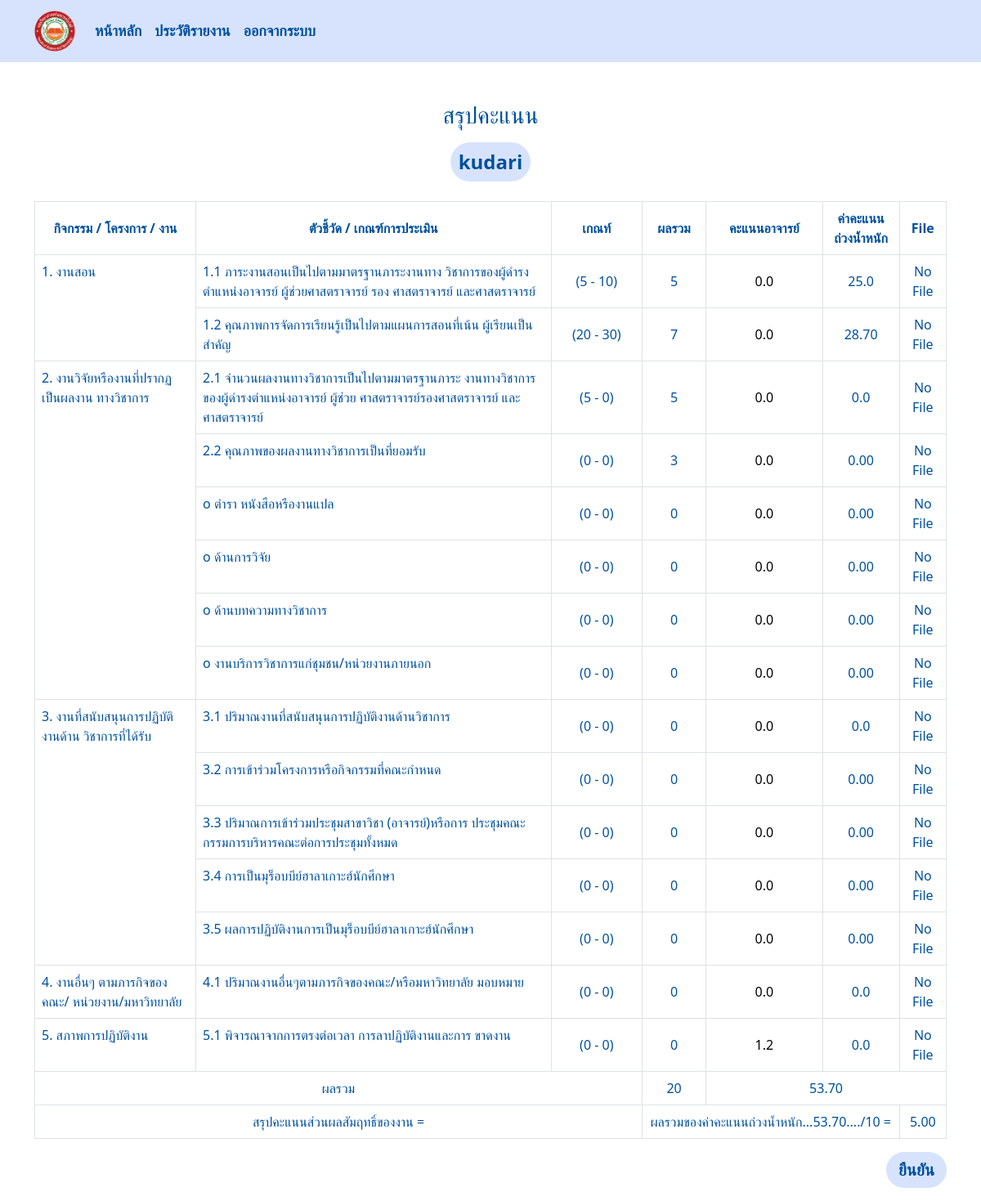
The app's page /conclusion/8/ with its own data.
### managesystem/models.py (models this page shows, shortened)
class Employee(models.Model):
    username = models.OneToOneField(User, on_delete=models.CASCADE)
    POSITION_CHOICES = [
        ('Dean', 'Dean'),
        ('Lecturer', 'Lecturer'),
        ('Researcher', 'Researcher'),
    ]
    position = models.CharField(max_length=50, choices=POSITION_CHOICES)
    profile = models.FileField(upload_to='profile/', blank=True, null=True)

class Result(models.Model):
    employee = models.ForeignKey(Employee, on_delete=models.CASCADE)
    work = models.ForeignKey(Setunit, on_delete=models.CASCADE)
    term1 = models.PositiveIntegerField(default=0)
    term2 = models.PositiveIntegerField(default=0)
    total = models.PositiveIntegerField(default=0)
    employee_score = models.FloatField(default=0.0)
    dean_score = models.FloatField(default=0.0)
    result_score = models.FloatField(default=0.0)
    file = models.FileField(upload_to=user_directory_path, blank=True, null=True)

class Work(models.Model):
    name = models.CharField(max_length=100) ### col for กิจกรรม
    description = models.TextField() ### col for ตัวชี่วัด

class Setunit(models.Model):
    name = models.ForeignKey(Work,on_delete=models.CASCADE) ### ตำแหน่ง
    minunit = models.PositiveIntegerField(default=0) ### ค่าน้ำหนักตำ
    maxunit = models.PositiveIntegerField(default=0) ### สูง
    POSITION_CHOICES = [
        ('Dean', 'Dean'),
        ('Lecturer', 'Lecturer'),
        ('Researcher', 'Researcher'),
    ]
    position = models.CharField(max_length=50, choices=POSITION_CHOICES)

### managesystem/views.py (the view, shortened to what this page needs)
# urls.py: path('conclusion/<int:employee_id>/', views.conclusion_view, name='conclusion'),
def conclusion_view(request, employee_id):
    employee = get_object_or_404(Employee, id=employee_id)
    results = Result.objects.filter(employee=employee)
    grouped_works = {key: list(group) for key, group in itertools.groupby(results, key=lambda x: x.work.name.name)}
    total_sum = (results.aggregate(Sum('total'))['total__sum'] or 0)
    score_sum = (results.aggregate(Sum('result_score'))['result_score__sum'] or 0)
    result_sum = int(score_sum / 10)
    context = {
        'grouped_works': grouped_works,
        'employee': employee,
        'total_sum': total_sum,
        'score_sum': score_sum,
        'result_sum': result_sum
    }
    return render(request,"conclusion.html", context)

### templates/conclusion.html (shortened to what this page needs)
{% include 'navbar.html' %}
<!DOCTYPE html>
<html lang="en">
<head>
    {% load static %}
    <link rel="stylesheet" href="{% static 'css/conclusion.css' %}">
</head>
<body>
    <div class="container mt-5">
        <h3 class="text-center mb-3">สรุปคะแนน</h3>
        <div class="text-center">
        <h3 class="mb-4 name">{{employee.username.first_name}} {{employee.username.last_name}}</h3>
    </div>
        <div class="table-responsive">
            <form action="" method="POST">
                <table id="workdata-table" class="table table-bordered">
                    <thead class="thead-dark">
                        <tr class="text-center align-middle">
                            <th data-filter="true" data-filter-type="select">กิจกรรม / โครงการ / งาน</th>
                            <th data-filter="true" data-filter-type="select">ตัวชี้วัด / เกณฑ์การประเมิน</th>
                            <th data-filter="true" data-filter-type="select">เกณท์</th>
                            <th data-filter="true" data-filter-type="select">ผลรวม</th>
                            <th data-filter="true" data-filter-type="select">คะแนนอาจารย์</th>
                            <th id="sem2Header" data-filter="true" data-filter-type="select">ค่าคะแนนถ่วงน้ำหนัก</th>
                            <th id="sem2Header" data-filter="true" data-filter-type="select">File</th>
                        </tr>
                    </thead>
                    <tbody>
                        {% for group_name, group_works in grouped_works.items %}
                        <tr>
                            <td rowspan="{{ group_works|length }}">{{ group_name }}</td>
                            <td name="{{group_works.0.work.name.id}}">{{ group_works.0.work.name.description }}</td>
                            <td class="text-center align-middle" style="width: 10%;">
                                ({{group_works.0.total}} - {{group_works.0.work.maxunit}})
                            </td>
                            <td class="text-center align-middle" style="width: 7%;">
                                {{group_works.0.total}}
                            </td>
                            <td  class="align-middle text-center">
                                {% if user.employee.position == 'Dean' %}
                                    {% if user.first_name == employee.username.first_name   %}
                                    <input class="text-center" type="float" value="{{ group_works.0.employee_score }}" name="employee_score_{{ group_works.0.id }}">
                                    {% else %}
                                    {{ group_works.0.employee_score }}
                                    {% endif %}
                                {% else %}
                                <input class="text-center" type="float" value="{{ group_works.0.employee_score }}" name="employee_score_{{ group_works.0.id }}">
                                {% endif %}
                            </td>
                            <td  data-id="{{ group_works.0.id }}" class="text-center align-middle">{{group_works.0.result_score}}</td>
                            <td class="text-center align-middle">
                            {% if group_works.0.file %}
                                <a href="{% url 'download_file' group_works.0.id %}">ดาวน์โหลด</a>
                            {% else %}
                                No File
                            {% endif %}</td>
                        </tr>
                            {% for work in group_works|slice:"1:" %}
                                    <tr>
                                        <td>{{ work.work.name.description }}</td>
                                            <td class="text-center align-middle" style="width: 10%;">
                                                ({{work.work.minunit}} - {{work.work.maxunit}})
                                            </td>
                                        <td  class="text-center align-middle">
                                            {{work.total}}
                                        </td>
                                        <td  class="align-middle text-center">
                                            {% if user.employee.position == 'Dean' %}
                                                {% if user.first_name == employee.username.first_name   %}
                                                <input class="text-center" type="float" value="{{ work.employee_score }}" name="employee_score_{{work.id}}">
                                                {% else %}
                                                {{ work.employee_score }}
                                                {% endif %}
                                            {% else %}
                                            <input class="text-center" type="float" value="{{ work.employee_score }}" name="employee_score_{{work.id}}">
                                            {% endif %}
                                        </td>
                                        <td data-id="{{ work.id }}" class="text-center align-middle">
                                            {{work.result_score|floatformat:2 }}
                                        </td>
                                        <td class="text-center align-middle">
                                        {% if work.file %}
                                            <a href="{% url 'download_file' work.id %}">ดาวน์โหลด</a>
                                        {% else %}
                                            No File
                                        {% endif %}</td>
                                    </tr>
                                    {% endfor %}
                                    {% endfor %}
                                    <tr class="text-center align-middle">
                                        <td class="text-right" colspan="3">ผลรวม</td>
                                        <td>{{ total_sum }}</td>
                                        <td colspan="4">{{ score_sum|floatformat:2 }}</td>
                                    </tr>
                                    <tr class="text-center align-middle">
                                        <td class="text-left" colspan="3">สรุปคะแนนส่วนผลสัมฤทธิ์ของงาน = </td>
                                        <td colspan="3"> ผลรวมของค่าคะแนนถ่วงน้ำหนัก...{{ score_sum|floatformat:2 }}..../10 =</td>
                                        <td colspan="2">{{ result_sum|floatformat:2 }}</td>
                                    </tr>
                        </tbody>
                    </table>
                        <div class="d-flex justify-content-end mb-3">
                            <button type="submit" style="border-radius: 50px; font-size: 20px;">ยืนยัน</button>
                        </div>
                </form>
        </div>
    </div>
</body>
</html>

### static/css/conclusion.css (style rules this page uses)
h1,h2,h3,h4,h5,h6,p,td,th { color: #00509D; }
button { background-color: #D7E3FC; border: 0px; padding: 7px 15px; color: #00509D; font-weight: bold; }
.container .name { display: inline-block; font-size: 24px; background-color: #D7E3FC; border-radius: 50px; padding: 10px; font-weight: bold; }
input { background: none; border: none; width: 100%; }

### records on screen
Employee: username.first_name "kudari"
Result: name "1. งานสอน", work.description "1.1 ภาระงานสอนเป็นไปตามมาตรฐานภาระงานทาง วิชาการของผู้ดำรงตำแหน่งอาจารย์ ผู้ช่วยศาสตราจารย์ รอง ศาสตราจารย์ และศาสตราจารย์", total "5", work.maxunit "10", employee_score "0.0", result_score "25.0", file "No File"
Result: work.name.description "1.2 คุณภาพการจัดการเรียนรู้เป็นไปตามแผนการสอนที่เน้น ผู้เรียนเป็นสำคัญ", work.minunit "20", work.maxunit "30", total "7", employee_score "0.0", result_score "28.70", file "No File"
Result: name "2. งานวิจัยหรืองานที่ปรากฏเป็นผลงาน ทางวิชาการ", work.description "2.1 จำนวนผลงานทางวิชาการเป็นไปตามมาตรฐานภาระ งานทางวิชาการของผู้ดำรงตำแหน่งอาจารย์ ผู้ช่วย ศาสตราจารย์รองศาสตราจารย์ และศาสตราจารย์", total "5", work.maxunit "0", employee_score "0.0", result_score "0.0", file "No File"
Result: work.name.description "2.2 คุณภาพของผลงานทางวิชาการเป็นที่ยอมรับ", work.minunit "0", work.maxunit "0", total "3", employee_score "0.0", result_score "0.00", file "No File"
Result: work.name.description "o ตำรา หนังสือหรืองานแปล", work.minunit "0", work.maxunit "0", total "0", employee_score "0.0", result_score "0.00", file "No File"
Result: work.name.description "o ด้านการวิจัย", work.minunit "0", work.maxunit "0", total "0", employee_score "0.0", result_score "0.00", file "No File"
Result: work.name.description "o ด้านบทความทางวิชาการ", work.minunit "0", work.maxunit "0", total "0", employee_score "0.0", result_score "0.00", file "No File"
Result: work.name.description "o งานบริการวิชาการแก่ชุมชน/หน่วยงานภายนอก", work.minunit "0", work.maxunit "0", total "0", employee_score "0.0", result_score "0.00", file "No File"
Result: name "3. งานที่สนับสนุนการปฏิบัติงานด้าน วิชาการที่ได้รับ", work.description "3.1 ปริมาณงานที่สนับสนุนการปฏิบัติงานด้านวิชาการ", total "0", work.maxunit "0", employee_score "0.0", result_score "0.0", file "No File"
Result: work.name.description "3.2 การเข้าร่วมโครงการหรือกิจกรรมที่คณะกำหนด", work.minunit "0", work.maxunit "0", total "0", employee_score "0.0", result_score "0.00", file "No File"
Result: work.name.description "3.3 ปริมาณการเข้าร่วมประชุมสาขาวิชา (อาจารย์)หรือการ ประชุมคณะกรรมการบริหารคณะต่อการประชุมทั้งหมด", work.minunit "0", work.maxunit "0", total "0", employee_score "0.0", result_score "0.00", file "No File"
Result: work.name.description "3.4 การเป็นมุร็อบบีย์ฮาลาเกาะฮ์นักศึกษา", work.minunit "0", work.maxunit "0", total "0", employee_score "0.0", result_score "0.00", file "No File"
Result: work.name.description "3.5 ผลการปฏิบัติงานการเป็นมุร็อบบีย์ฮาลาเกาะฮ์นักศึกษา", work.minunit "0", work.maxunit "0", total "0", employee_score "0.0", result_score "0.00", file "No File"
Result: name "4. งานอื่นๆ ตามภารกิจของคณะ/ หน่วยงาน/มหาวิทยาลัย", work.description "4.1 ปริมาณงานอื่นๆตามภารกิจของคณะ/หรือมหาวิทยาลัย มอบหมาย", total "0", work.maxunit "0", employee_score "0.0", result_score "0.0", file "No File"
Result: name "5. สภาพการปฏิบัติงาน", work.description "5.1 พิจารณาจากการตรงต่อเวลา การลาปฏิบัติงานและการ ขาดงาน", total "0", work.maxunit "0", employee_score "1.2", result_score "0.0", file "No File"

### other values on screen
{{ total_sum }} "20"
{{ score_sum|floatformat:2 }} "53.70"
{{ result_sum|floatformat:2 }} "5.00"
